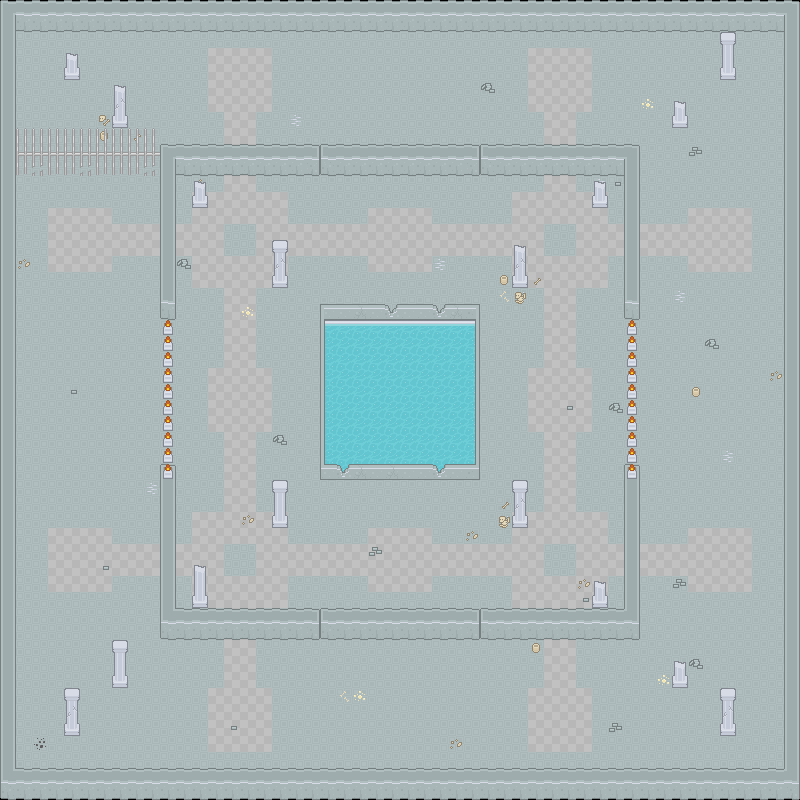

Below is a game level as drawn by its tile map, then a one-line description and the .tmx that defines it (tile-layer data replaced by summaries):
An orthogonal 50x50 tile map with 16x16 px tiles, 12 tile layers (floor, floor deco, walls, wall, ...), 3 hidden layers not drawn and 85 objects (28x E, 12x I, 8x P).

<map version="1.8" tiledversion="1.8.4" orientation="orthogonal" renderorder="right-down" width="50" height="50" tilewidth="16" tileheight="16" infinite="0" nextlayerid="168" nextobjectid="385">
 <editorsettings>
  <export target="cpsc427-team6/data/maps/map2.tmj" format="json" />
 </editorsettings>
 <tileset firstgid="1" name="roguelikeDungeon_transparent" tilewidth="16" tileheight="16" spacing="1" tilecount="522" columns="29">
  <image source="roguelikeDungeon_transparent.png" trans="ff00ff" width="492" height="305" />
 </tileset>
 <layer id="4" name="floor" width="50" height="50">
  <data>[2500 cells, 2400 non-empty, 11 distinct tile ids]</data>
 </layer>
 <layer id="1" name="floor deco" width="50" height="50">
  <data>[2500 cells, 50 non-empty, 12 distinct tile ids]</data>
 </layer>
 <layer id="3" name="walls" width="50" height="50">
  <data>[2500 cells, 372 non-empty, 23 distinct tile ids]</data>
 </layer>
 <objectgroup id="2" name="walls">
  <object id="115" x="0" y="0" width="800" height="32" />
  <object id="116" x="784" y="0" width="16" height="800" />
  <object id="117" x="0" y="784" width="800" height="16" />
  <object id="118" x="0" y="0" width="16" height="800" />
  <object id="266" x="320" y="320" width="160" height="160" />
  <object id="335" x="272" y="512" width="16" height="16" />
  <object id="336" x="512" y="512" width="16" height="16" />
  <object id="337" x="272" y="272" width="16" height="16" />
  <object id="338" x="512" y="272" width="16" height="16" />
  <object id="339" x="192" y="192" width="16" height="16" />
  <object id="340" x="592" y="192" width="16" height="16" />
  <object id="341" x="592" y="592" width="16" height="16" />
  <object id="342" x="192" y="592" width="16" height="16" />
  <object id="343" x="112" y="672" width="16" height="16" />
  <object id="344" x="112" y="112" width="16" height="16" />
  <object id="346" x="64" y="720" width="16" height="16" />
  <object id="347" x="672" y="672" width="16" height="16" />
  <object id="348" x="720" y="720" width="16" height="16" />
  <object id="349" x="672" y="112" width="16" height="16" />
  <object id="350" x="720" y="64" width="16" height="16" />
  <object id="351" x="64" y="64" width="16" height="16" />
 </objectgroup>
 <group id="5" name="randwalls">
  <group id="142" name="group1">
   <properties>
    <property name="max" type="int" value="3" />
    <property name="min" type="int" value="3" />
   </properties>
   <group id="143" name="wall0">
    <layer id="144" name="wall" width="50" height="50">
     <data>[2500 cells, 29 non-empty, 8 distinct tile ids]</data>
    </layer>
    <objectgroup id="145" name="wall">
     <object id="273" x="480" y="160" width="160" height="16" />
     <object id="274" x="624" y="160" width="16" height="160" />
    </objectgroup>
   </group>
   <group id="146" name="wall1">
    <layer id="147" name="wall" width="50" height="50">
     <data>[2500 cells, 29 non-empty, 8 distinct tile ids]</data>
    </layer>
    <objectgroup id="148" name="wall">
     <object id="282" x="624" y="480" width="16" height="160" />
     <object id="283" x="480" y="624" width="160" height="16" />
    </objectgroup>
   </group>
   <group id="149" name="wall2">
    <layer id="150" name="wall" width="50" height="50">
     <data>[2500 cells, 29 non-empty, 8 distinct tile ids]</data>
    </layer>
    <objectgroup id="151" name="wall">
     <object id="284" x="160" y="624" width="160" height="16" />
     <object id="285" x="160" y="480" width="16" height="160" />
    </objectgroup>
   </group>
   <group id="152" name="wall3">
    <layer id="153" name="wall" width="50" height="50">
     <data>[2500 cells, 29 non-empty, 8 distinct tile ids]</data>
    </layer>
    <objectgroup id="154" name="wall">
     <object id="286" x="160" y="160" width="16" height="160" />
     <object id="287" x="160" y="160" width="160" height="16" />
    </objectgroup>
   </group>
  </group>
  <group id="70" name="group0">
   <properties>
    <property name="max" type="int" value="3" />
    <property name="min" type="int" value="3" />
   </properties>
   <group id="74" name="wall0">
    <layer id="75" name="wall" width="50" height="50">
     <data>[2500 cells, 20 non-empty, 6 distinct tile ids]</data>
    </layer>
    <objectgroup id="76" name="wall">
     <object id="288" x="320" y="160" width="160" height="16" />
    </objectgroup>
   </group>
   <group id="133" name="wall1">
    <layer id="134" name="wall" width="50" height="50">
     <data>[2500 cells, 10 non-empty, 1 distinct tile ids]</data>
    </layer>
    <objectgroup id="135" name="wall">
     <object id="289" x="624" y="320" width="16" height="160" />
    </objectgroup>
   </group>
   <group id="136" name="wall2">
    <layer id="137" name="wall" width="50" height="50">
     <data>[2500 cells, 20 non-empty, 6 distinct tile ids]</data>
    </layer>
    <objectgroup id="138" name="wall">
     <object id="290" x="320" y="624" width="160" height="16" />
    </objectgroup>
   </group>
   <group id="139" name="wall3">
    <layer id="140" name="wall" width="50" height="50">
     <data>[2500 cells, 10 non-empty, 1 distinct tile ids]</data>
    </layer>
    <objectgroup id="141" name="wall">
     <object id="291" x="160" y="320" width="16" height="160" />
    </objectgroup>
   </group>
  </group>
  <group id="155" name="group2">
   <properties>
    <property name="max" type="int" value="1" />
    <property name="min" type="int" value="1" />
   </properties>
   <group id="156" name="wall0">
    <layer id="157" name="wall" width="50" height="50">
     <data>[2500 cells, 27 non-empty, 4 distinct tile ids]</data>
    </layer>
    <objectgroup id="158" name="wall">
     <object id="378" x="16" y="160" width="144" height="16" />
    </objectgroup>
   </group>
   <group id="159" name="wall1" visible="0">
    <layer id="160" name="wall" width="50" height="50">
     <data>[2500 cells, 27 non-empty, 4 distinct tile ids]</data>
    </layer>
    <objectgroup id="161" name="wall">
     <object id="382" x="640" y="160" width="144" height="16" />
    </objectgroup>
   </group>
   <group id="162" name="wall2" visible="0">
    <layer id="163" name="wall" width="50" height="50">
     <data>[2500 cells, 27 non-empty, 4 distinct tile ids]</data>
    </layer>
    <objectgroup id="164" name="wall">
     <object id="383" x="16" y="624" width="144" height="16" />
    </objectgroup>
   </group>
   <group id="165" name="wall3" visible="0">
    <layer id="166" name="wall" width="50" height="50">
     <data>[2500 cells, 27 non-empty, 4 distinct tile ids]</data>
    </layer>
    <objectgroup id="167" name="wall">
     <object id="384" x="640" y="624" width="144" height="16" />
    </objectgroup>
   </group>
  </group>
 </group>
 <objectgroup id="69" name="item">
  <properties>
   <property name="max" type="int" value="7" />
   <property name="min" type="int" value="5" />
  </properties>
  <object id="352" name="I" x="96" y="96">
   <point />
  </object>
  <object id="353" name="I" x="704" y="96">
   <point />
  </object>
  <object id="354" name="I" x="704" y="704">
   <point />
  </object>
  <object id="355" name="I" x="96" y="704">
   <point />
  </object>
  <object id="356" name="I" x="240" y="560">
   <point />
  </object>
  <object id="357" name="I" x="240" y="240">
   <point />
  </object>
  <object id="358" name="I" x="560" y="240">
   <point />
  </object>
  <object id="359" name="I" x="560" y="560">
   <point />
  </object>
  <object id="365" name="I" x="266" y="375">
   <point />
  </object>
  <object id="366" name="I" x="415" y="518">
   <point />
  </object>
  </objectgroup>
 <objectgroup id="68" name="enemy">
  <properties>
   <property name="max" type="int" value="18" />
   <property name="min" type="int" value="13" />
  </properties>
  <!-- 28 objects omitted --></objectgroup>
 <objectgroup id="67" name="player">
  <!-- 8 objects omitted --></objectgroup>
</map>
<!-- 38 of 85 objects omitted -->
